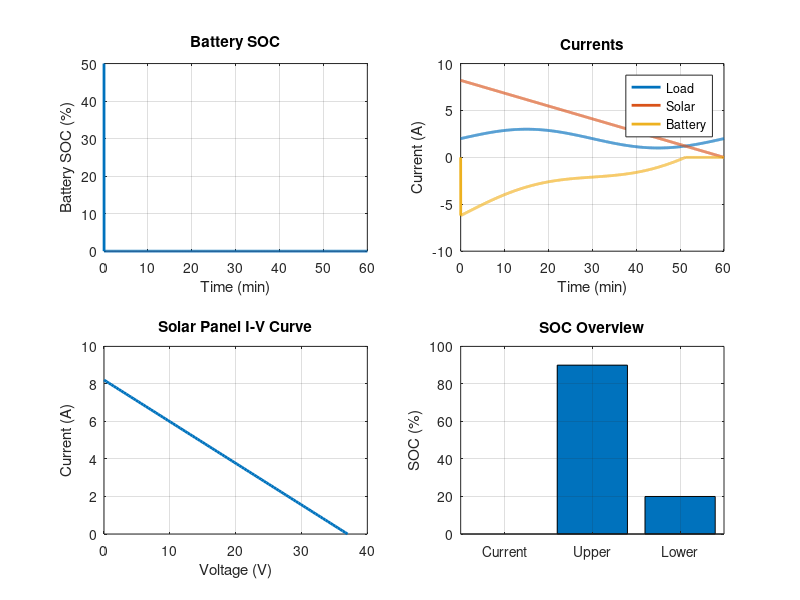

Write MATLAB code to recreate this figure.
%% Parameters
Voc = 37; Isc = 8.21; Capacity = 5; SOC = 50; V_nom = 12; dt = 1;
time = 0:dt:3600; 
Load_current = 2 + sin(time/3600*2*pi); 
SOC_array = zeros(size(time)); SOC_array(1) = SOC;
Solar_current = Isc * (1 - (0:dt:3600)/3600);
Battery_current = zeros(size(time));
SOC_upper = 90; SOC_lower = 20;

%% Simulation loop with control
for t = 2:length(time)
    Net_current = Solar_current(t) - Load_current(t);
    if Net_current > 0 && SOC_array(t-1) < SOC_upper
        Battery_current(t) = -Net_current;
    elseif Net_current < 0 && SOC_array(t-1) > SOC_lower
        Battery_current(t) = -Net_current;
    else
        Battery_current(t) = 0;
    end
    SOC_array(t) = SOC_array(t-1) + (Battery_current(t)*dt/Capacity)*100;
    SOC_array(t) = max(0, min(100, SOC_array(t)));
end

%% Create figure for dashboard
figure('Name','Microgrid Dashboard','NumberTitle','off','Position',[100 100 1000 600]);

subplot(2,2,1);
plot(time/60, SOC_array,'LineWidth',2); grid on;
xlabel('Time (min)'); ylabel('Battery SOC (%)'); title('Battery SOC');

subplot(2,2,2);
plot(time/60, Load_current,'LineWidth',2); hold on;
plot(time/60, Solar_current,'LineWidth',2);
plot(time/60, Battery_current,'LineWidth',2); grid on;
xlabel('Time (min)'); ylabel('Current (A)');
title('Currents'); legend('Load','Solar','Battery');

subplot(2,2,3);
V = linspace(0, Voc, 100);
I = Isc*(1 - V/Voc);
plot(V,I,'LineWidth',2); grid on;
xlabel('Voltage (V)'); ylabel('Current (A)');
title('Solar Panel I-V Curve');

subplot(2,2,4);
bar([SOC_array(end), SOC_upper, SOC_lower]);
ylabel('SOC (%)'); title('SOC Overview');
set(gca,'XTickLabel',{'Current','Upper','Lower'});
grid on;

